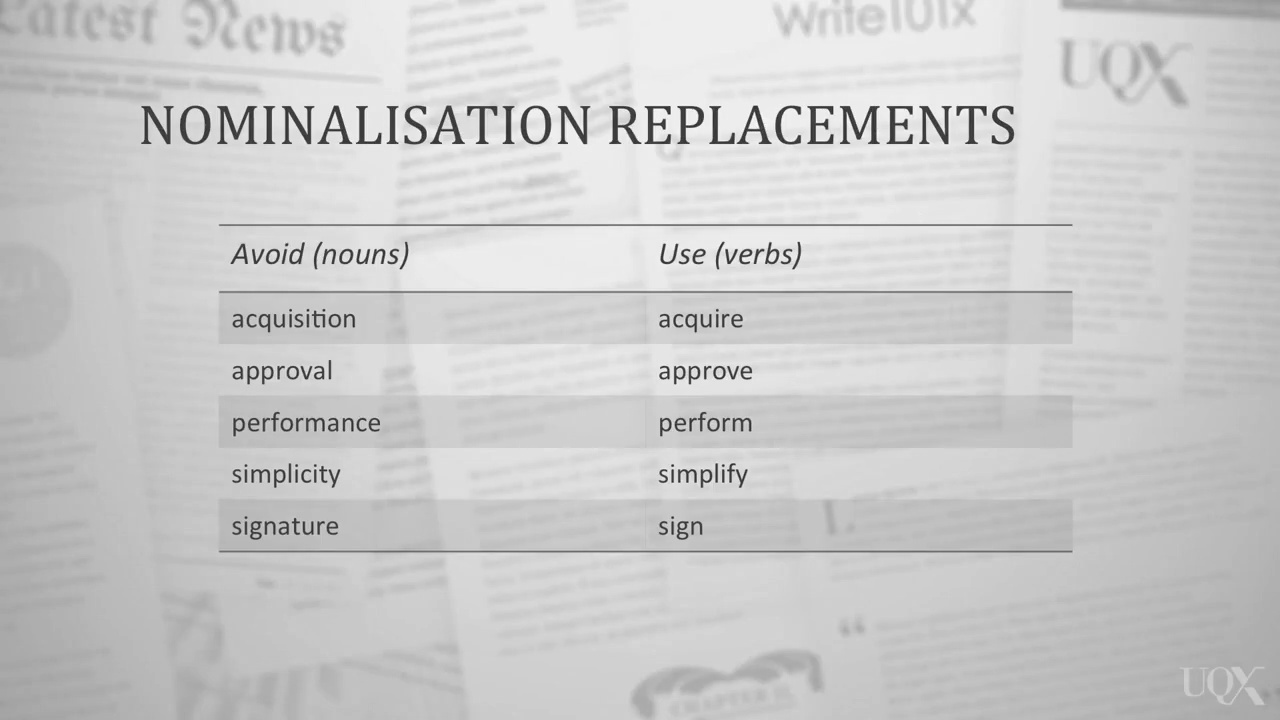
#> input picture After 2019-08-25/Table Detection/Test_02- table without borders/12.jpg, 1280 x 720 px
$ python Project.py   (older library calls are emulated)
#> lines starting #> are read from the running program, lines starting #| are printed output that depends on the picture; after the words box and inside, x2 and y2 are one past the last pixel; in counts of white or black regions, pixels touching at a corner belong together
import cv2


# This only works if there's only one table on a page
# Important parameters:
#  - morph_size
#  - min_text_height_limit
#  - max_text_height_limit
#  - cell_threshold
#  - min_columns


def pre_process_image(img):
    img = cv2.cvtColor(img, cv2.COLOR_BGR2GRAY)
    # linear contrast stretching
    minmax_img = cv2.normalize(img, 0, 255, norm_type=cv2.NORM_MINMAX)
    # Sobel
    sobel_img_x = cv2.Sobel(minmax_img, cv2.CV_8U, 1, 0, ksize=3)
    # thresholding
    retval, threshold = cv2.threshold(sobel_img_x, 96, 255, cv2.THRESH_BINARY)
    # Dilation
    kernel = cv2.getStructuringElement(cv2.MORPH_RECT, ksize=(14, 3), anchor=(-1, -1))
    img_dilate = cv2.morphologyEx(threshold, cv2.MORPH_DILATE, kernel, anchor=(-1, -1), iterations=3,
                                  borderType=cv2.BORDER_REFLECT, borderValue=255)
    cv2.imshow("pre_processsing", img_dilate)
    return img_dilate


# Clustering the bounding boxes by their positions
def find_text_boxes(pre, img, min_text_height_limit=17, max_text_height_limit=50):
    # Looking for the text spots contours
    # OpenCV 3
    # img, contours, hierarchy = cv2.findContours(pre, cv2.RETR_LIST, cv2.CHAIN_APPROX_SIMPLE)
    # OpenCV 4
    new_img = ~img
    im2, contours, hierarchy = cv2.findContours(pre, cv2.RETR_LIST, cv2.CHAIN_APPROX_SIMPLE)

    # Getting the texts bounding boxes based on the text size assumptions
    boxes = []
    for contour in contours:
        box = cv2.boundingRect(contour)
        h = box[3]
        # check box are satisfy those height conditions
        if min_text_height_limit < h < max_text_height_limit:
            boxes.append(box)
    for r in boxes:
        # draw region of interest
        cv2.rectangle(new_img, (r[0], r[1]), (r[0] + r[2], r[1] + r[3]), (250, 0, 0), 2)
    cv2.imshow("countor", new_img)
    return boxes


def find_table_in_boxes(boxes, min_columns=2):
    rows = {}
    cols = {}

    # Clustering the bounding boxes by their positions
    for box in boxes:
        (x, y, w, h) = box
        col_key = x  # cell_threshold
        row_key = y  # // cell_threshold
        # if cols not contain the cols key then add to cols dict(add new element)
        # if key is already contain, then append it.
        # cols[col_key] = [box] if col_key not in cols else cols[col_key] + [box]
        # if rows not contain the raw_key then add to cols dict(add new element)
        # if key is already contain, then append it.
        rows[row_key] = [box] if row_key not in rows else rows[row_key] + [box]

    # Filtering out the clusters having less than 2 cols
    # values() is an inbuilt method in Python programming language that returns a
    # list of all the values available in a given dictionary.
    # filter(function, sequence)
    # function is checking min cols and sequence is raw value
    # r is one element, example = [(642, 513, 83, 30), (216, 513, 144, 30)]
    table_cells = list(filter(lambda r: len(r) >= min_columns, rows.values()))
    # Sorting the row cells by x coord
    # do sorting inside a one element, one element can contain 2 or more box values
    # ex = [(642, 513, 83, 30), (216, 513, 144, 30)] --> [(216, 513, 144, 30), (642, 513, 83, 30)]
    table_cells = [list(sorted(tb)) for tb in table_cells]
    # Sorting rows by the y coord
    # do sorting respect to all the elements by x value of the element
    # before sort by y
    # [[(216, 513, 144, 30), (642, 513, 83, 30)], [(217, 408, 185, 32), (643, 408, 131, 32)],
    # [(216, 305, 161, 31), (643, 305, 122, 31)], [(214, 238, 217, 35), (644, 238, 179, 35)]]
    # after sort by y
    # [[(214, 238, 217, 35), (644, 238, 179, 35)], [(216, 305, 161, 31), (643, 305, 122, 31)],
    # [(217, 408, 185, 32), (643, 408, 131, 32)], [(216, 513, 144, 30), (642, 513, 83, 30)]]
    table_cells = list(sorted(table_cells, key=lambda r: r[0][1]))
    return table_cells


def build_lines(table_cells):
    if table_cells is None or len(table_cells) <= 0:
        return [], []
    print(table_cells)
    # get the element list with max w value
    max_last_col_width_row = max(table_cells, key=lambda b: b[-1][2])
    # here get the sum of x+w of max_last_col_width_row
    max_x = max_last_col_width_row[-1][0] + max_last_col_width_row[-1][2]

    max_last_row_height_box = max(table_cells[-1], key=lambda b: b[3])
    max_y = max_last_row_height_box[1] + max_last_row_height_box[3]

    hor_lines = []
    ver_lines = []

    for box in table_cells:
        x = box[0][0]
        y = box[0][1]
        hor_lines.append((x, y, max_x, y))

    for box in table_cells[0]:
        x = box[0]
        y = box[1]
        ver_lines.append((x, y, x, max_y))

    (x, y, w, h) = table_cells[0][-1]
    ver_lines.append((max_x, y, max_x, max_y))
    (x, y, w, h) = table_cells[0][0]
    hor_lines.append((x, max_y, max_x, max_y))

    return hor_lines, ver_lines


# img = cv2.imread("12.jpg")
# img = cv2.imread("15.jpg")
img = cv2.imread("12.jpg")
#> img is the input picture: shape (720, 1280, 3); min 33, max 254, mean 202.9
# img = cv2.imread("07.jpg")
# img = cv2.imread("11.jpg")


pre_processed = pre_process_image(img)
#> in pre_process_image, `retval, threshold = cv2.threshold(sobel_img_x, 96, 255, cv2.THRESH_BIN..`:
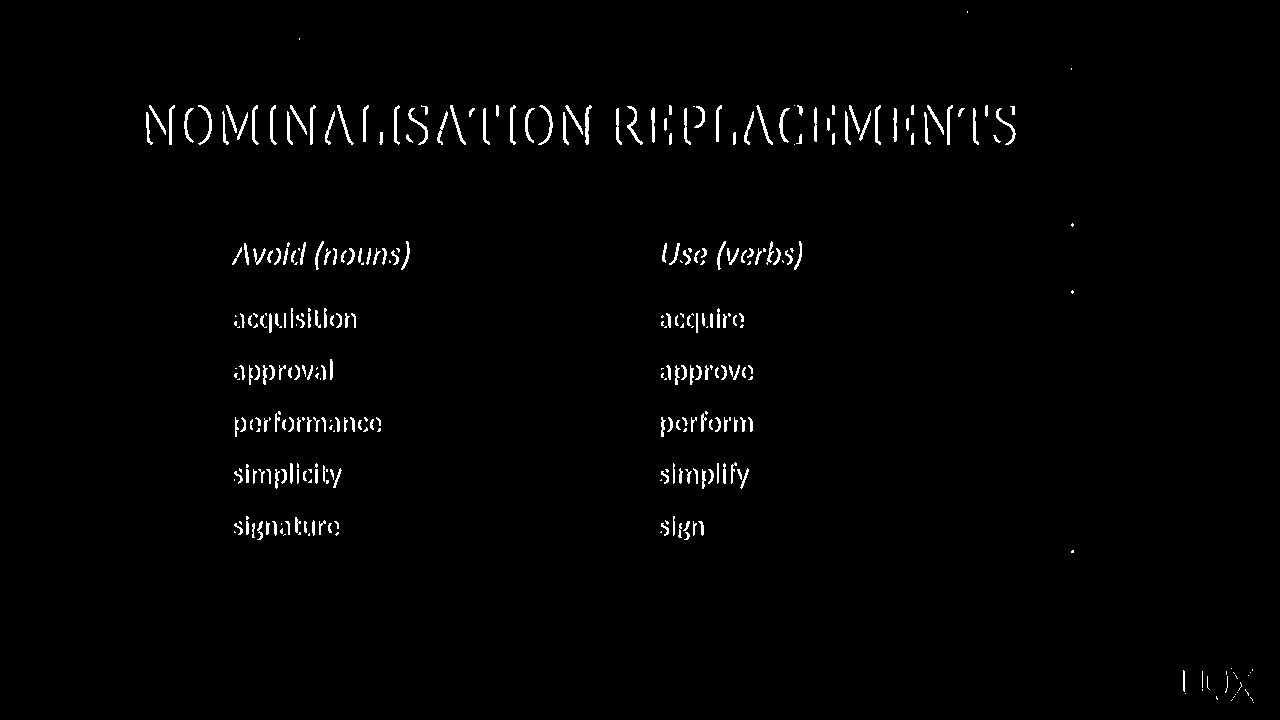
#> threshold: shape (720, 1280); 1.4% white in thin lines or dots, all inside (x1, y1, x2, y2) = (146, 11, 1254, 703)
text_boxes = find_text_boxes(pre_processed, img)
#> in find_text_boxes, `new_img = ~img`:
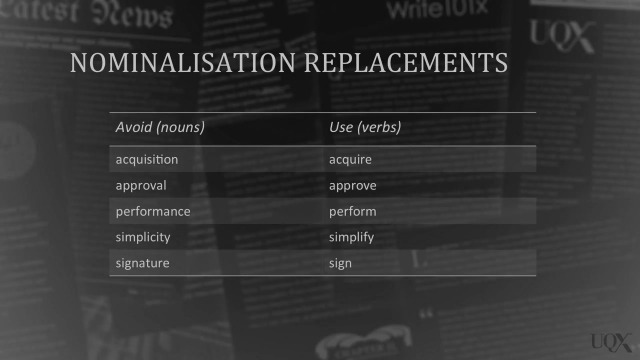
#> new_img: shape (720, 1280, 3) (shown at 1/2 size); min 1, max 222, mean 52.1
#> in find_text_boxes, `im2, contours, hierarchy = cv2.findContours(pre, cv2.RETR_LIST, cv2.CH..`: contours = 20 contours; largest, box (x1, y1, x2, y2) and area: (128, 102, 1037, 148) 40623, (214, 238, 431, 273) 6070, (644, 238, 823, 273) 5344, (217, 408, 402, 440) 4133, (216, 460, 363, 492) 3888
#> the loop in find_text_boxes, `for contour in contours:` made 20 passes
#> (box, h) on passes 1 to 8: ((1165, 665, 110, 41), 41), ((1053, 547, 42, 9), 9), ((642, 513, 83, 30), 30), ((216, 513, 144, 30), 30), ((216, 460, 147, 32), 32), ((642, 459, 128, 33), 33), ((643, 408, 131, 32), 32), ((217, 408, 185, 32), 32)
#> after the loop in find_text_boxes, `for contour in contours:`: boxes = 14 items, first 6: (1165, 665, 110, 41), (642, 513, 83, 30), (216, 513, 144, 30), (216, 460, 147, 32), (642, 459, 128, 33), (643, 408, 131, 32)
#> the loop in find_text_boxes, `for r in boxes:` made 14 passes
#> after the loop in find_text_boxes, `for r in boxes:`:
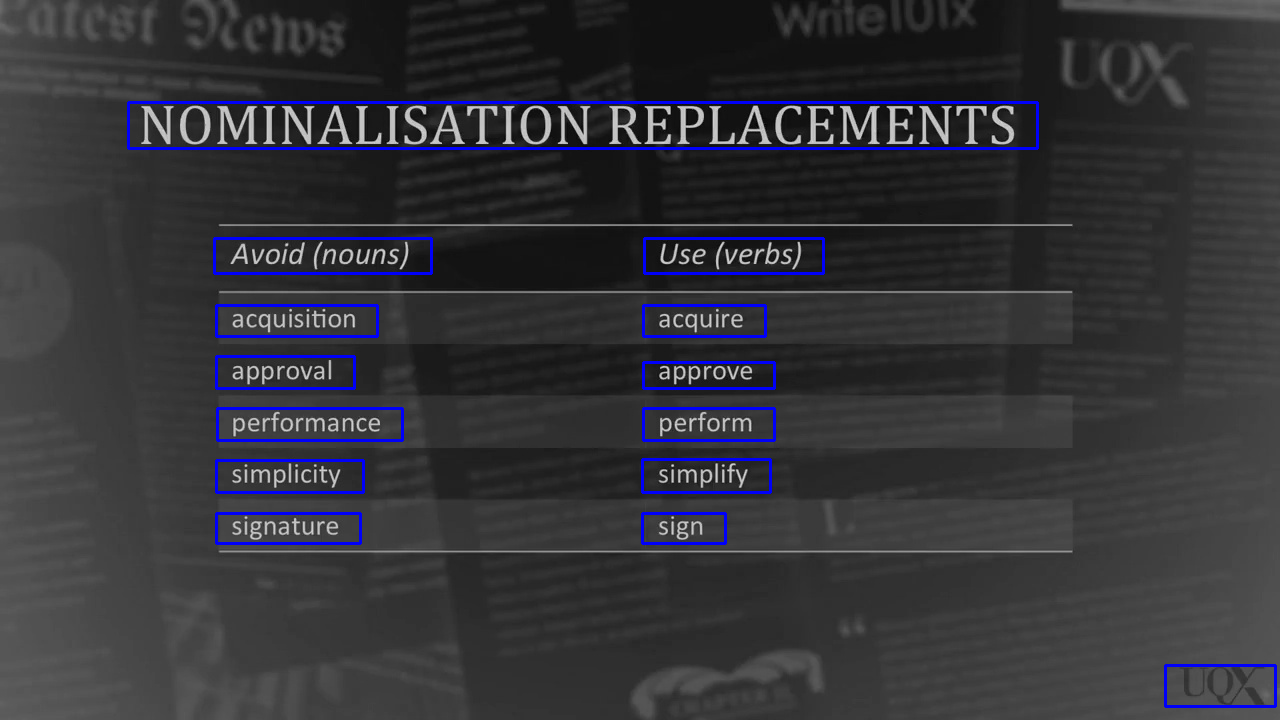
#> new_img: shape (720, 1280, 3); 2.11% of pixels changed, all inside (x1, y1, x2, y2) = (127, 101, 1277, 708)
#> text_boxes has the same summary as boxes in find_text_boxes
cells = find_table_in_boxes(text_boxes)
#> the loop in find_table_in_boxes, `for box in boxes:` made 14 passes
#> (x, y, w, h, col_key, row_key) on passes 1 to 8: (1165, 665, 110, 41, 1165, 665), (642, 513, 83, 30, 642, 513), (216, 513, 144, 30, 216, 513), (216, 460, 147, 32, 216, 460), (642, 459, 128, 33, 642, 459), (643, 408, 131, 32, 643, 408), (217, 408, 185, 32, 217, 408), (643, 362, 131, 26, 643, 362)
#> after the loop in find_table_in_boxes, `for box in boxes:`: rows = 10 items
#> in find_table_in_boxes, `table_cells = list(filter(lambda r: len(r) >= min_columns, rows.values..`: table_cells = [[(642, 513, 83, 30), (216, 513, 144, 30)], [(643, 408, 131, 32), (217, 408, 185, 32)], [(643, 305, 122, 31), (216, 305, 161, 31)], [(644, 238, 179, 35), (214, 238, 217, 35)]]
#> in find_table_in_boxes, `table_cells = [list(sorted(tb)) for tb in table_cells]`: table_cells = [[(216, 513, 144, 30), (642, 513, 83, 30)], [(217, 408, 185, 32), (643, 408, 131, 32)], [(216, 305, 161, 31), (643, 305, 122, 31)], [(214, 238, 217, 35), (644, 238, 179, 35)]]
#> in find_table_in_boxes, `table_cells = list(sorted(table_cells, key=lambda r: r[0][1]))`: table_cells = [[(214, 238, 217, 35), (644, 238, 179, 35)], [(216, 305, 161, 31), (643, 305, 122, 31)], [(217, 408, 185, 32), (643, 408, 131, 32)], [(216, 513, 144, 30), (642, 513, 83, 30)]]
#> cells has the same summary as table_cells in find_table_in_boxes
hor_lines, ver_lines = build_lines(cells)
#| [[(214, 238, 217, 35), (644, 238, 179, 35)], [(216, 305, 161, 31), (643, 305, 122, 31)], [(217, 408, 185, 32), (643, 408, 131, 32)], [(216, 513, 144, 30), (642, 513, 83, 30)]]
#> in build_lines, `max_last_col_width_row = max(table_cells, key=lambda b: b[-1][2])`: max_last_col_width_row = [(214, 238, 217, 35), (644, 238, 179, 35)]
#> in build_lines, `max_x = max_last_col_width_row[-1][0] + max_last_col_width_row[-1][2]`: max_x = 823
#> in build_lines, `max_last_row_height_box = max(table_cells[-1], key=lambda b: b[3])`: max_last_row_height_box = (216, 513, 144, 30)
#> in build_lines, `max_y = max_last_row_height_box[1] + max_last_row_height_box[3]`: max_y = 543
#> the loop in build_lines, `for box in table_cells:` made 4 passes
#> (box, x, y) on passes 1 to 4: ([(214, 238, 217, 35), (644, 238, 179, 35)], 214, 238), ([(216, 305, 161, 31), (643, 305, 122, 31)], 216, 305), ([(217, 408, 185, 32), (643, 408, 131, 32)], 217, 408), ([(216, 513, 144, 30), (642, 513, 83, 30)], 216, 513)
#> after the loop in build_lines, `for box in table_cells:`: hor_lines = [(214, 238, 823, 238), (216, 305, 823, 305), (217, 408, 823, 408), (216, 513, 823, 513)]
#> the loop in build_lines, `for box in table_cells[0]:` made 2 passes
#> (box, x, y) on passes 1 to 2: ((214, 238, 217, 35), 214, 238), ((644, 238, 179, 35), 644, 238)
#> after the loop in build_lines, `for box in table_cells[0]:`: ver_lines = [(214, 238, 214, 543), (644, 238, 644, 543)]
#> in build_lines, `(x, y, w, h) = table_cells[0][-1]`: w = 179; h = 35
#> in build_lines, `(x, y, w, h) = table_cells[0][0]`: x = 214; w = 217
#> hor_lines = [(214, 238, 823, 238), (216, 305, 823, 305), (217, 408, 823, 408), (216, 513, 823, 513), (214, 543, 823, 543)]; ver_lines = [(214, 238, 214, 543), (644, 238, 644, 543), (823, 238, 823, 543)]

# Visualize the result
vis = img.copy()
final_box = []
if len(ver_lines) > 2 and not ver_lines[0][3] - ver_lines[0][1] < 150:
    final_box.append(ver_lines[0])
    final_box.append(ver_lines[len(ver_lines) - 1])
    print("if 1")

if len(hor_lines) > 2 and len(final_box) != 0 and not (hor_lines[0][2] - hor_lines[0][0] < 150):
    final_box.append(hor_lines[0])
    final_box.append(hor_lines[len(hor_lines) - 1])
    print("if 2")

else:
    print("exit")

min_x = 2000000
min_y = 2000000
max_x = -1
max_y = -1

if len(final_box) == 4:
    for line in final_box:
        [x1, y1, x2, y2] = line

        # [19 lines of commented-out code are left out]
        cv2.line(vis, (x1, y1), (x2, y2), (255, 0, 0), 2)
#> this loop made 4 passes
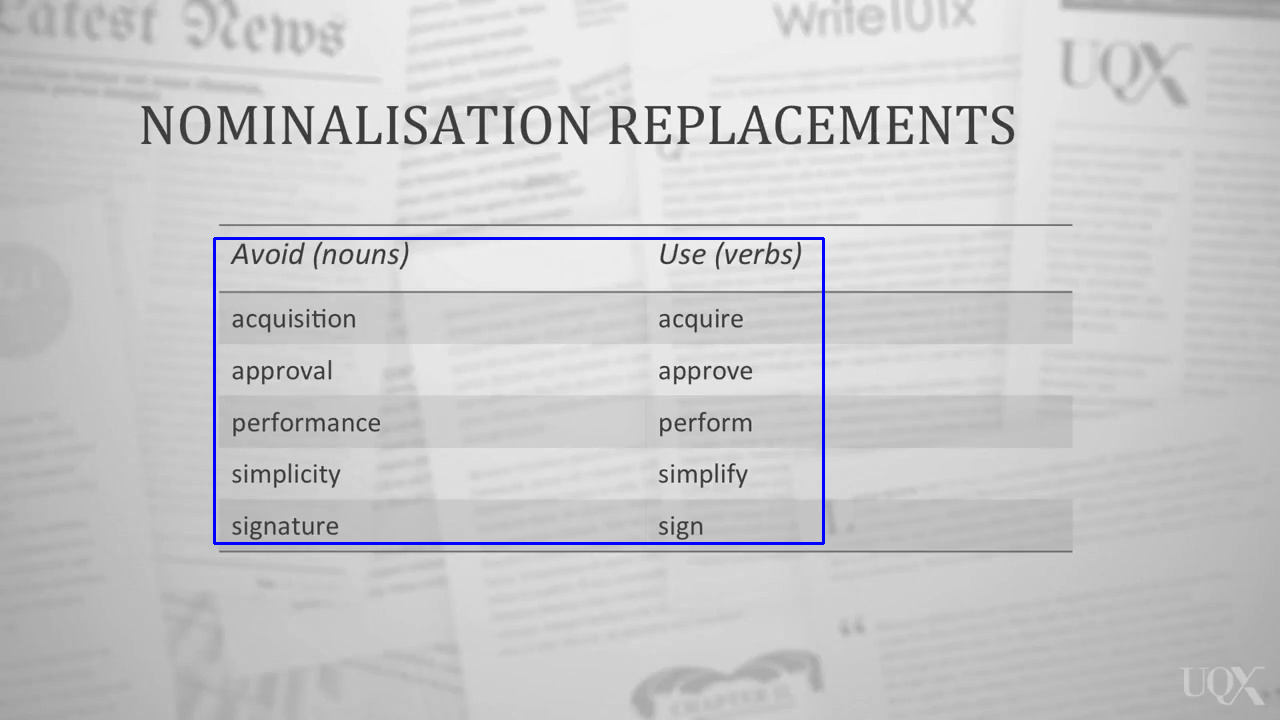
#> vis: shape (720, 1280, 3); 0.59% of pixels changed, all inside (x1, y1, x2, y2) = (213, 237, 825, 545)
        # [5 lines of commented-out code are left out]
cv2.imshow("img2", vis)
cv2.waitKey(0)
